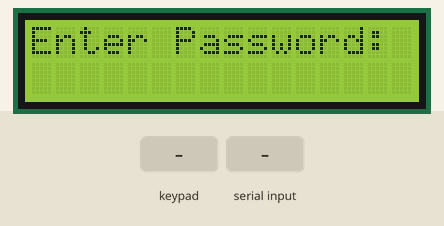
Simulated run of this sketch. Board: Arduino Uno, built with avr-gcc and run on an emulated ATmega328P. Parts: 16×2 character LCD. Inputs (shaded band) come from the test bench.

Above: at 1.2 s.
1.3 s: keypad keys 4 5 6 7 # pressed 0.4 s apart
At 3.3 s:
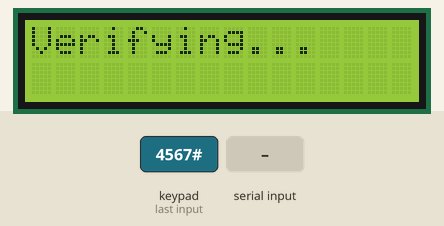
4.8 s: key 'A' pressed
7.8 s: "APPROVED\n" received over the second serial link
At 8.3 s:
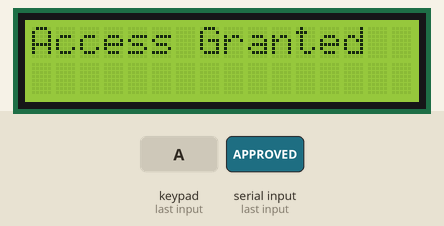
10.8 s: key 'B' pressed
At 11.3 s:
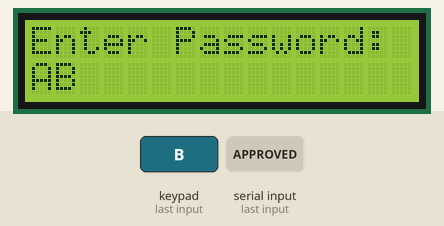
12.3 s: keypad keys 4 5 6 7 A pressed 0.4 s apart
At 15.2 s:
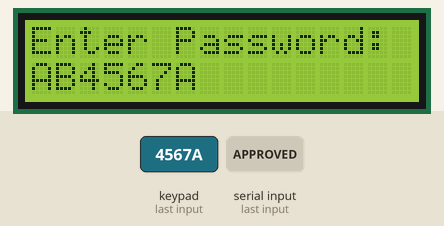
15.8 s: key 'C' pressed
At 16.5 s:
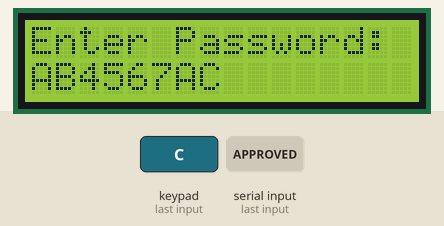
Timing chart, 0 to 18.3 s (numbered marks = the images above; inputs shaded):
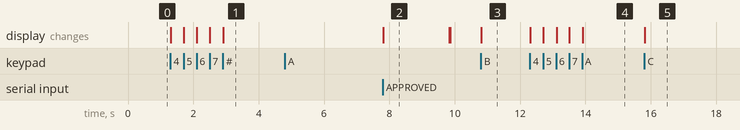

The sketch:

doorlock_system.ino
```cpp
#include <LiquidCrystal_I2C.h>
#include <Keypad.h>
#include <SoftwareSerial.h>

LiquidCrystal_I2C lcd(0x27, 16, 2);
SoftwareSerial espSerial(2, 3); // RX, TX

const byte ROWS = 4;
const byte COLS = 4;
char keys[ROWS][COLS] = {
  {'1', '2', '3', 'A'},
  {'4', '5', '6', 'B'},
  {'7', '8', '9', 'C'},
  {'*', '0', '#', 'D'}
};
byte rowPins[ROWS] = {4, 5, 6, 7};
byte colPins[COLS] = {8, 9, 10, 11};
Keypad keypad = Keypad(makeKeymap(keys), rowPins, colPins, ROWS, COLS);

String inputPassword = "";

void setup() {
  lcd.begin(16, 2);
  lcd.backlight();
  lcd.setCursor(0, 0);
  lcd.print("Enter Password:");
  espSerial.begin(9600);
}

void loop() {
  char key = keypad.getKey();
  if (key) {
    if (key == '#') {
      lcd.clear();
      lcd.print("Verifying...");
      espSerial.println("CHECK:" + inputPassword);
      waitForResponse();
      inputPassword = "";
    } else if (key == '*') {
      inputPassword = "";
      lcd.clear();
      lcd.print("Enter Password:");
    } else {
      inputPassword += key;
      lcd.setCursor(0, 1);
      lcd.print(inputPassword);
    }
  }
}

void waitForResponse() {
  unsigned long startTime = millis();
  while (millis() - startTime < 5000) {
    if (espSerial.available()) {
      String response = espSerial.readStringUntil('\n');
      response.trim();
      lcd.clear();
      if (response == "APPROVED") {
        lcd.print("Access Granted");
        // unlock mechanism here
      } else {
        lcd.print("Access Denied");
      }
      delay(2000);
      lcd.clear();
      lcd.print("Enter Password:");
      break;
    }
  }
}
```

Measured:
- after the input at 1.3 s, the display: first changes at once (image 1 shows a later state)
- after the input at 4.8 s, every drawn part: stays the same
- after the input at 7.8 s, the display: changes at once (image 2)
- after the input at 10.8 s, the display: changes at once (image 3)
- after the input at 12.3 s, the display: first changes at once (image 4 shows a later state)
- after the input at 15.8 s, the display: changes at once (image 5)
- what the display in image 2 shows lasts 2.0 s, from 7.8 s to 9.8 s
